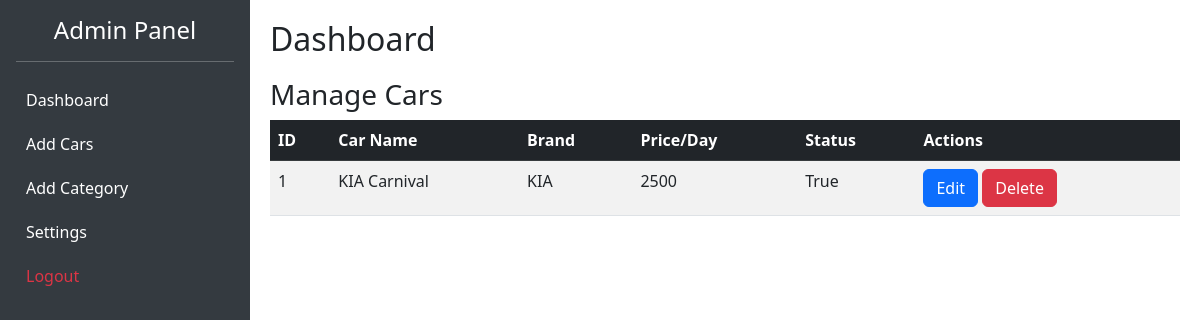
/admin_home (signed in), run on an earlier commit of the app's database.
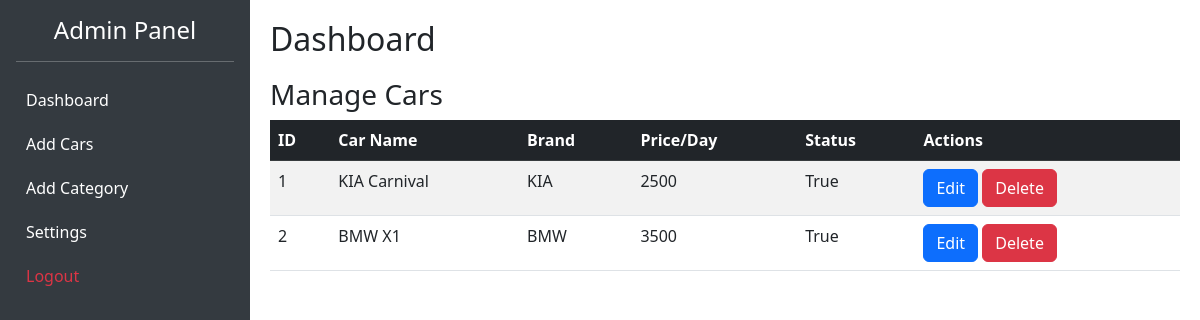
And on a later commit of the database.
### app/models.py (models this page shows, shortened)
class Car(models.Model):
    name = models.CharField(max_length=100)
    brand = models.CharField(max_length=50)
    image = models.FileField()
    fuel = models.TextField()
    category = models.ForeignKey(Category,on_delete=models.CASCADE)
    num_of_seats = models.IntegerField()
    price_per_day = models.IntegerField()
    is_available = models.BooleanField(default=True)

### app/views.py (the view)
# urls.py: path('admin_home',views.admin_home),
def admin_home(req):
    if 'admin' in req.session:
        car=Car.objects.all()
        return render(req,'admin/admin_home.html',{'cars':car})
    else:
        return render(cargo_login)

### templates/admin/admin_home.html (shortened to what this page needs)
<!DOCTYPE html>
<html lang="en">
<head>
    <link href="https://cdn.jsdelivr.net/npm/bootstrap@5.3.0/dist/css/bootstrap.min.css" rel="stylesheet">
</head>
<body>
    <div class="sidebar p-3">
        <h4 class="text-center">Admin Panel</h4>
        <hr>
        <a href="#">Dashboard</a>
        <a href="add_car">Add Cars</a>
        <a href="add_category">Add Category</a>
        <a href="#">Settings</a>
        <a href="logout" class="text-danger">Logout</a>
    </div>
    <div class="content">
        <h2>Dashboard</h2>
        <div class="table-responsive">
            <h3>Manage Cars</h3>
            <table class="table table-striped table-hover">
                <thead class="table-dark">
                    <tr>
                        <th>ID</th>
                        <th>Car Name</th>
                        <th>Brand</th>
                        <th>Price/Day</th>
                        <th>Status</th>
                        <th>Actions</th>
                    </tr>
                </thead>
                <tbody>
                    {% for i in cars %}
                    <tr>
                        <td>{{i.id}}</td>
                        <td>{{i.name}}</td>
                        <td>{{i.brand}}</td>
                        <td>{{i.price_per_day}}</td>
                        <td>{{i.is_available}}</td>
                        <td>
                            <a href="edit_car/{{ i.pk }}" class="btn btn-primary">Edit</a>
                            <a href="delete_car/{{ i.pk }}" class="btn btn-danger">Delete</a>
                        </td>
                    </tr>
                    {% endfor %}
                </tbody>
            </table>
        </div>
    </div>
</body>
</html>

What changed in the data, as far as the page shows it:
added Car: id "2", name "BMW X1", brand "BMW", price_per_day "3500", is_available "True"
